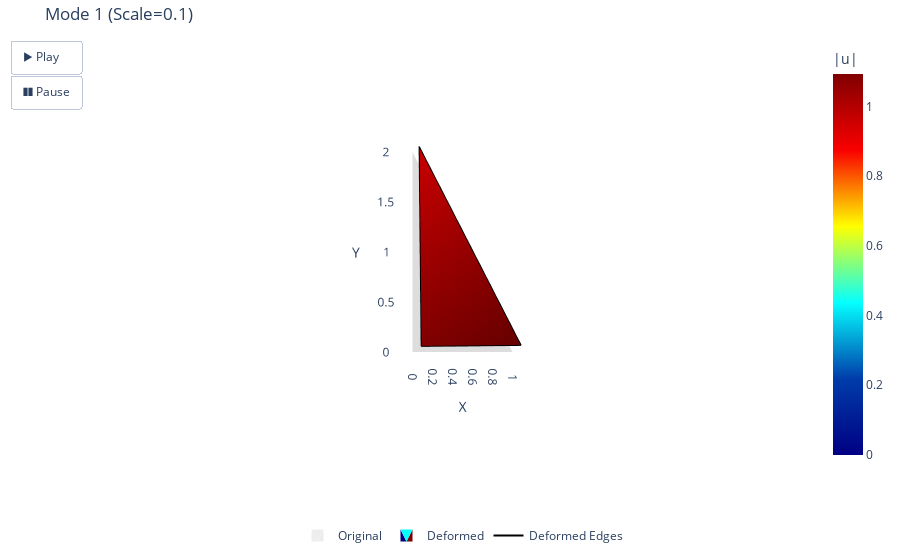
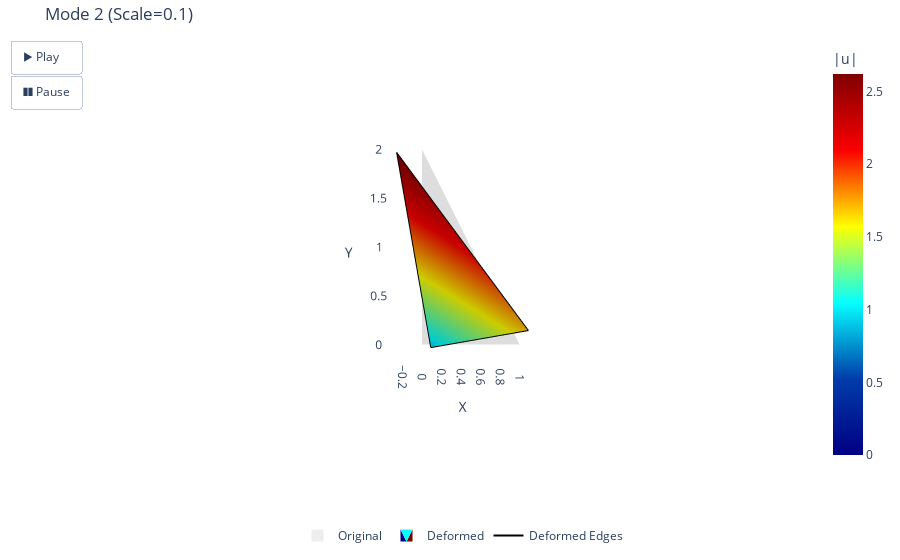
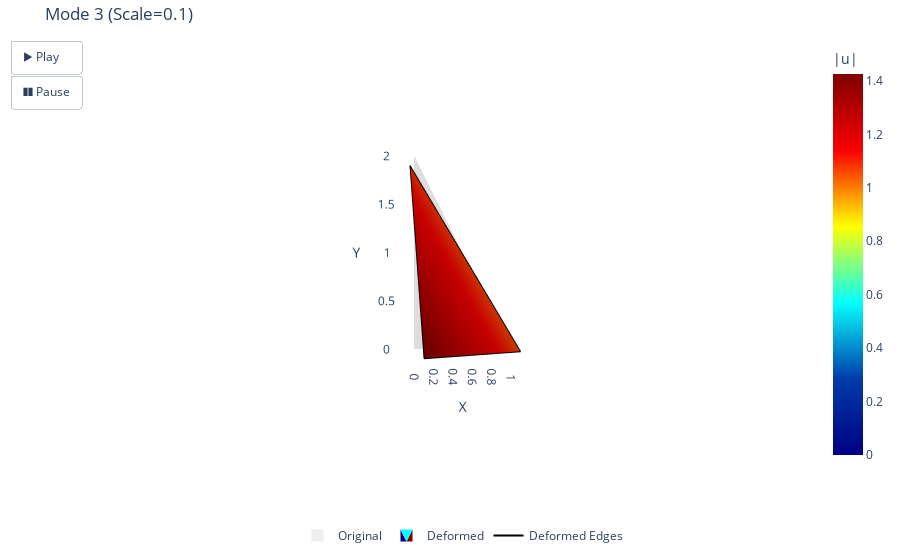
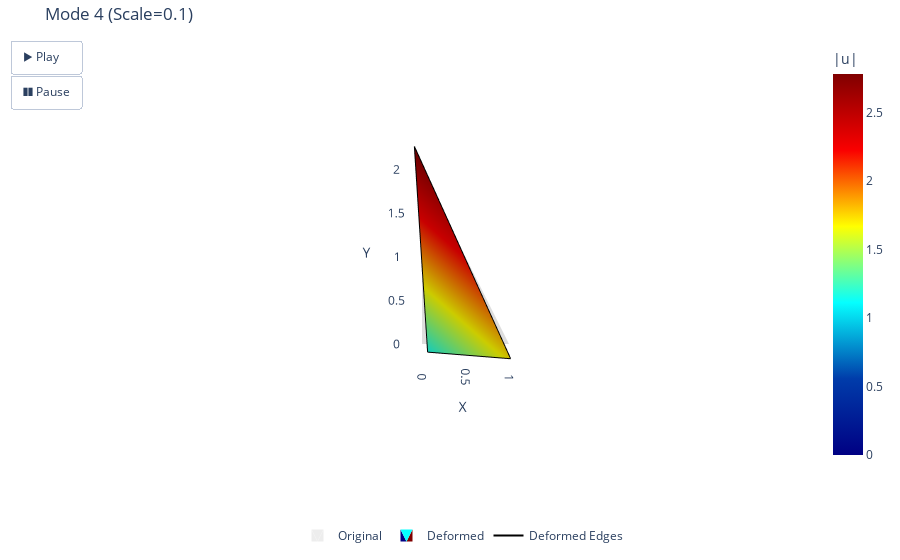

These figures' notebook cell, in order:
### Markdown cell above
Visualization of the modes

### Code cell
# Define elements and edofs so we can use the helper function plot_deformed_mesh
elements = np.array([
    [1, 2, 3]
])
edofs = np.array([
    [1, 2, 3, 4, 5, 6]
])

mode = 1 # mode I want to display
for mode in range(0,6):
    phi_mode = phi[:, mode]
    # phi_mode = phi[:, mode-1]
    Ed = extract_dofs(phi_mode, edofs)
    fig = plot_deformed_mesh(nodes, elements, Ed, scale=.1, field="utuxotal", title=f"Mode {mode+1}", cycles=3, duration=2)
    fig.show()

### Figure 1 — Plotly figure (JSON) as saved in the notebook; plotly's stock layout.template omitted (floating-point values rounded to 4 significant figures)
{"data": [{"color": "lightgray", "hoverinfo": "skip", "i": [0], "j": [1], "k": [2], "name": "Original", "opacity": 0.4, "showlegend": true, "type": "mesh3d", "x": [0, 1, 0], "y": [0, 0, 2], "z": [0, 0, 0]}, {"cmax": 1.093, "cmin": 0, "colorbar": {"title": {"text": "|u|"}}, "colorscale": [[0, "rgb(0,0,131)"], [0.2, "rgb(0,60,170)"], [0.4, "rgb(5,255,255)"], [0.6, "rgb(255,255,0)"], [0.8, "rgb(250,0,0)"], [1, "rgb(128,0,0)"]], "hoverinfo": "text", "i": [0], "intensity": [1.034, 1.093, 0.8721], "intensitymode": "vertex", "j": [1], "k": [2], "name": "Deformed", "showlegend": true, "showscale": true, "text": ["|u|: 1.034", "|u|: 1.093", "|u|: 0.8721"], "type": "mesh3d", "x": [0.08659, 1.087, 0.06635], "y": [0.05659, 0.06672, 2.057], "z": [0, 0, 0]}, {"hoverinfo": "x+y+z+name", "line": {"color": "black", "width": 2}, "mode": "lines", "name": "Deformed Edges", "showlegend": true, "type": "scatter3d", "x": [0.08659, 1.087, null, 1.087, 0.06635, null, 0.06635, 0.08659, null], "y": [0.05659, 0.06672, null, 0.06672, 2.057, null, 2.057, 0.05659, null], "z": [0, 0, null, 0, 0, null, 0, 0, null]}], "layout": {"dragmode": "pan", "legend": {"orientation": "h", "x": 0.5, "xanchor": "center", "y": -0.2, "yanchor": "bottom"}, "margin": {"b": 70, "l": 10, "r": 10, "t": 40}, "scene": {"aspectmode": "manual", "aspectratio": {"x": 0.5525, "y": 1, "z": 0.001}, "camera": {"center": {"x": 0, "y": 0, "z": 0}, "eye": {"x": 0, "y": 0, "z": 2}, "projection": {"type": "orthographic"}, "up": {"x": 0, "y": 1, "z": 0}}, "xaxis": {"autorange": false, "range": [-0.08659, 1.087], "showgrid": false, "title": {"text": "X"}, "zeroline": false}, "yaxis": {"autorange": false, "range": [-0.06672, 2.057], "showgrid": false, "title": {"text": "Y"}, "zeroline": false}, "zaxis": {"visible": false}}, "title": {"text": "Mode 1 (Scale=0.1)"}, "updatemenus": [{"buttons": [{"args": [null, {"frame": {"duration": 11, "redraw": true}, "fromcurrent": true}], "label": "▶ Play", "method": "animate"}, {"args": [[null], {"frame": {"duration": 0, "redraw": true}, "mode": "immediate"}], "label": "❚❚ Pause", "method": "animate"}], "showactive": false, "type": "buttons"}]}}

### Figure 2 — Plotly figure (JSON) as saved in the notebook; plotly's stock layout.template omitted (floating-point values rounded to 4 significant figures)
{"data": [{"color": "lightgray", "hoverinfo": "skip", "i": [0], "j": [1], "k": [2], "name": "Original", "opacity": 0.4, "showlegend": true, "type": "mesh3d", "x": [0, 1, 0], "y": [0, 0, 2], "z": [0, 0, 0]}, {"cmax": 2.62, "cmin": 0, "colorbar": {"title": {"text": "|u|"}}, "colorscale": [[0, "rgb(0,0,131)"], [0.2, "rgb(0,60,170)"], [0.4, "rgb(5,255,255)"], [0.6, "rgb(255,255,0)"], [0.8, "rgb(250,0,0)"], [1, "rgb(128,0,0)"]], "hoverinfo": "text", "i": [0], "intensity": [0.947, 1.699, 2.62], "intensitymode": "vertex", "j": [1], "k": [2], "name": "Deformed", "showlegend": true, "showscale": true, "text": ["|u|: 0.947", "|u|: 1.699", "|u|: 2.62"], "type": "mesh3d", "x": [0.08963, 1.09, -0.2603], "y": [-0.03057, 0.1444, 1.969], "z": [0, 0, 0]}, {"hoverinfo": "x+y+z+name", "line": {"color": "black", "width": 2}, "mode": "lines", "name": "Deformed Edges", "showlegend": true, "type": "scatter3d", "x": [0.08963, 1.09, null, 1.09, -0.2603, null, -0.2603, 0.08963, null], "y": [-0.03057, 0.1444, null, 0.1444, 1.969, null, 1.969, -0.03057, null], "z": [0, 0, null, 0, 0, null, 0, 0, null]}], "layout": {"dragmode": "pan", "legend": {"orientation": "h", "x": 0.5, "xanchor": "center", "y": -0.2, "yanchor": "bottom"}, "margin": {"b": 70, "l": 10, "r": 10, "t": 40}, "scene": {"aspectmode": "manual", "aspectratio": {"x": 0.6207, "y": 1, "z": 0.001}, "camera": {"center": {"x": 0, "y": 0, "z": 0}, "eye": {"x": 0, "y": 0, "z": 2}, "projection": {"type": "orthographic"}, "up": {"x": 0, "y": 1, "z": 0}}, "xaxis": {"autorange": false, "range": [-0.2603, 1.09], "showgrid": false, "title": {"text": "X"}, "zeroline": false}, "yaxis": {"autorange": false, "range": [-0.1444, 2.031], "showgrid": false, "title": {"text": "Y"}, "zeroline": false}, "zaxis": {"visible": false}}, "title": {"text": "Mode 2 (Scale=0.1)"}, "updatemenus": [{"buttons": [{"args": [null, {"frame": {"duration": 11, "redraw": true}, "fromcurrent": true}], "label": "▶ Play", "method": "animate"}, {"args": [[null], {"frame": {"duration": 0, "redraw": true}, "mode": "immediate"}], "label": "❚❚ Pause", "method": "animate"}], "showactive": false, "type": "buttons"}]}}

### Figure 3 — Plotly figure (JSON) as saved in the notebook; plotly's stock layout.template omitted (floating-point values rounded to 4 significant figures)
{"data": [{"color": "lightgray", "hoverinfo": "skip", "i": [0], "j": [1], "k": [2], "name": "Original", "opacity": 0.4, "showlegend": true, "type": "mesh3d", "x": [0, 1, 0], "y": [0, 0, 2], "z": [0, 0, 0]}, {"cmax": 1.426, "cmin": 0, "colorbar": {"title": {"text": "|u|"}}, "colorscale": [[0, "rgb(0,0,131)"], [0.2, "rgb(0,60,170)"], [0.4, "rgb(5,255,255)"], [0.6, "rgb(255,255,0)"], [0.8, "rgb(250,0,0)"], [1, "rgb(128,0,0)"]], "hoverinfo": "text", "i": [0], "intensity": [1.426, 1.057, 1.083], "intensitymode": "vertex", "j": [1], "k": [2], "name": "Deformed", "showlegend": true, "showscale": true, "text": ["|u|: 1.426", "|u|: 1.057", "|u|: 1.083"], "type": "mesh3d", "x": [0.1023, 1.102, -0.04319], "y": [-0.09931, -0.02656, 1.901], "z": [0, 0, 0]}, {"hoverinfo": "x+y+z+name", "line": {"color": "black", "width": 2}, "mode": "lines", "name": "Deformed Edges", "showlegend": true, "type": "scatter3d", "x": [0.1023, 1.102, null, 1.102, -0.04319, null, -0.04319, 0.1023, null], "y": [-0.09931, -0.02656, null, -0.02656, 1.901, null, 1.901, -0.09931, null], "z": [0, 0, null, 0, 0, null, 0, 0, null]}], "layout": {"dragmode": "pan", "legend": {"orientation": "h", "x": 0.5, "xanchor": "center", "y": -0.2, "yanchor": "bottom"}, "margin": {"b": 70, "l": 10, "r": 10, "t": 40}, "scene": {"aspectmode": "manual", "aspectratio": {"x": 0.5479, "y": 1, "z": 0.001}, "camera": {"center": {"x": 0, "y": 0, "z": 0}, "eye": {"x": 0, "y": 0, "z": 2}, "projection": {"type": "orthographic"}, "up": {"x": 0, "y": 1, "z": 0}}, "xaxis": {"autorange": false, "range": [-0.1023, 1.102], "showgrid": false, "title": {"text": "X"}, "zeroline": false}, "yaxis": {"autorange": false, "range": [-0.09931, 2.099], "showgrid": false, "title": {"text": "Y"}, "zeroline": false}, "zaxis": {"visible": false}}, "title": {"text": "Mode 3 (Scale=0.1)"}, "updatemenus": [{"buttons": [{"args": [null, {"frame": {"duration": 11, "redraw": true}, "fromcurrent": true}], "label": "▶ Play", "method": "animate"}, {"args": [[null], {"frame": {"duration": 0, "redraw": true}, "mode": "immediate"}], "label": "❚❚ Pause", "method": "animate"}], "showactive": false, "type": "buttons"}]}}

### Figure 4 — Plotly figure (JSON) as saved in the notebook; plotly's stock layout.template omitted (floating-point values rounded to 4 significant figures)
{"data": [{"color": "lightgray", "hoverinfo": "skip", "i": [0], "j": [1], "k": [2], "name": "Original", "opacity": 0.4, "showlegend": true, "type": "mesh3d", "x": [0, 1, 0], "y": [0, 0, 2], "z": [0, 0, 0]}, {"cmax": 2.78, "cmin": 0, "colorbar": {"title": {"text": "|u|"}}, "colorscale": [[0, "rgb(0,0,131)"], [0.2, "rgb(0,60,170)"], [0.4, "rgb(5,255,255)"], [0.6, "rgb(255,255,0)"], [0.8, "rgb(250,0,0)"], [1, "rgb(128,0,0)"]], "hoverinfo": "text", "i": [0], "intensity": [1.155, 1.713, 2.78], "intensitymode": "vertex", "j": [1], "k": [2], "name": "Deformed", "showlegend": true, "showscale": true, "text": ["|u|: 1.155", "|u|: 1.713", "|u|: 2.78"], "type": "mesh3d", "x": [0.06661, 1.019, -0.08514], "y": [-0.09441, -0.1703, 2.265], "z": [0, 0, 0]}, {"hoverinfo": "x+y+z+name", "line": {"color": "black", "width": 2}, "mode": "lines", "name": "Deformed Edges", "showlegend": true, "type": "scatter3d", "x": [0.06661, 1.019, null, 1.019, -0.08514, null, -0.08514, 0.06661, null], "y": [-0.09441, -0.1703, null, -0.1703, 2.265, null, 2.265, -0.09441, null], "z": [0, 0, null, 0, 0, null, 0, 0, null]}], "layout": {"dragmode": "pan", "legend": {"orientation": "h", "x": 0.5, "xanchor": "center", "y": -0.2, "yanchor": "bottom"}, "margin": {"b": 70, "l": 10, "r": 10, "t": 40}, "scene": {"aspectmode": "manual", "aspectratio": {"x": 0.4533, "y": 1, "z": 0.001}, "camera": {"center": {"x": 0, "y": 0, "z": 0}, "eye": {"x": 0, "y": 0, "z": 2}, "projection": {"type": "orthographic"}, "up": {"x": 0, "y": 1, "z": 0}}, "xaxis": {"autorange": false, "range": [-0.08514, 1.019], "showgrid": false, "title": {"text": "X"}, "zeroline": false}, "yaxis": {"autorange": false, "range": [-0.1703, 2.265], "showgrid": false, "title": {"text": "Y"}, "zeroline": false}, "zaxis": {"visible": false}}, "title": {"text": "Mode 4 (Scale=0.1)"}, "updatemenus": [{"buttons": [{"args": [null, {"frame": {"duration": 11, "redraw": true}, "fromcurrent": true}], "label": "▶ Play", "method": "animate"}, {"args": [[null], {"frame": {"duration": 0, "redraw": true}, "mode": "immediate"}], "label": "❚❚ Pause", "method": "animate"}], "showactive": false, "type": "buttons"}]}}
